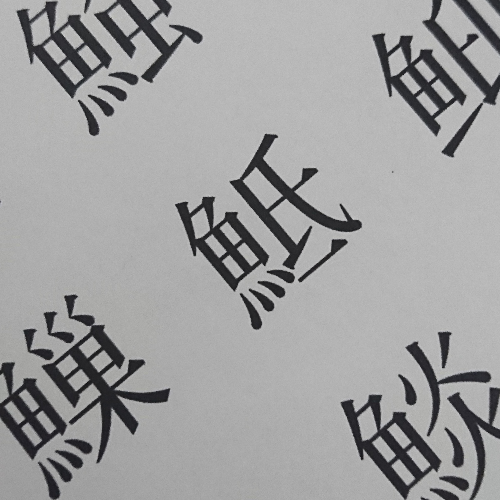
#> input picture img/query/img_camera1.png, 500 x 500 px
$ python pattern_matching.py
#> lines starting #> are read from the running program, lines starting #| are printed output that depends on the picture
#!/usr/bin/env python3
# -*- coding: utf-8 -*-

import time
import cv2
import math
from PIL import Image
import statistics
import collections
import numpy as np
from matplotlib import pyplot as plt
import os

# 上位のキーポイントの相対関係を全て調べて多数決を取ることでノイズに強くする
def vote_point(query_kp, map_kp, point_num):

    # 点i, jの相対角度と相対長さを格納する配列
    deg_cand = np.zeros((point_num, point_num))
    len_cand = np.zeros((point_num, point_num))

    # 全ての点のサイズ比，相対角度を求める
    for i in range(point_num):
        for j in range(i+1, point_num):
            # クエリ画像から特徴点間の角度と距離を計算
            q_x1, q_y1 = query_kp[i].pt
            q_x2, q_y2 = query_kp[j].pt
            q_deg = math.atan2(q_y2 - q_y1, q_x2 - q_x1) * 180 / math.pi
            q_len = math.sqrt((q_x2 - q_x1) ** 2 + (q_y2 - q_y1) ** 2)

            # マップ画像から特徴点間の角度と距離を計算
            m_x1, m_y1 = map_kp[i].pt
            m_x2, m_y2 = map_kp[j].pt
            m_deg = math.atan2(m_y2 - m_y1, m_x2 - m_x1) * 180 / math.pi
            m_len = math.sqrt((m_x2 - m_x1) ** 2 + (m_y2 - m_y1) ** 2)

            #print(q_x1, q_y1, q_x2, q_y2, q_deg, q_len)
            #print(m_x1, m_y1, m_x2, m_y2, m_deg, m_len)

            # 2つの画像の相対角度と距離
            deg_value = q_deg - m_deg
            if deg_value < 0:
                deg_value += 360
            if m_len <= 0:
                continue
            size_rate = q_len/m_len

            deg_cand[i][j] = deg_value
            deg_cand[j][i] = deg_value
            len_cand[i][j] = size_rate
            len_cand[j][i] = size_rate

    # print(deg_cand)
    # print(len_cand)

    # 多数決を取る
    # ある点iについて，j, kとの相対関係が一致するかを各jについて調べる
    cand_count = np.zeros((point_num, point_num))
    size_range_min = 0.3  # 明らかに違う比率の結果を弾く重要パラメータ
    size_range_max = 3  # 明らかに違う比率の結果を弾く重要パラメータ
    dif_range = 0.05  # 重要パラメータ

    for i in range(len(deg_cand)):
        for j in range(len(deg_cand)):
            # 明らかに違う比率の結果を弾く
            if len_cand[i][j] < size_range_min or len_cand[i][j] > size_range_max:
                    continue

            for k in range(len(deg_cand)):
                # 明らかに違う比率の結果を弾く
                if len_cand[i][k] < size_range_min or len_cand[i][k] > size_range_max:
                    continue

                # 誤差がある範囲以下の値なら同じ値とみなす
                deg_dif = np.abs(deg_cand[i][k] - deg_cand[i][j])
                size_dif = np.abs(len_cand[i][k] - len_cand[i][j])
                if deg_dif <= deg_cand[i][j]*dif_range and size_dif <= len_cand[i][j]*dif_range:
                    cand_count[i][j] += 1

    # print(cand_count)

    # どの2点も同じ相対関係になかった場合
    if np.max(cand_count) <= 1:
        print("[error] no matching point pair")
        return None, None, None, None

    # もっとも多く相対関係が一致する2点を取ってくる
    maxidx = np.unravel_index(np.argmax(cand_count), cand_count.shape)
    deg_value = deg_cand[maxidx]
    size_rate = len_cand[maxidx]

    return deg_value, size_rate, maxidx[0], maxidx[1]


# 最終的な描画関数
def draw_final(result_img, m_xcenter, m_ycenter, deg_value, width_query):
    # 中心点の描画
    cv2.circle(result_img, (int(m_xcenter) + width_query, int(m_ycenter)), 20, color=(0, 0, 255), thickness=-1)

    # 向きの計算，矢印描画
    deg_front = - deg_value * math.pi / 180 - math.pi/2
    q_xfront = m_xcenter + 200 * math.cos(deg_front)
    q_yfront = m_ycenter + 200 * math.sin(deg_front)
    cv2.arrowedLine(result_img, (int(m_xcenter) + width_query, int(m_ycenter)),
                    (int(q_xfront) + width_query, int(q_yfront)), color=(255, 0, 0), thickness=15)

    final_img = cv2.cvtColor(result_img, cv2.COLOR_BGR2RGB)
    plt.imshow(final_img)
    plt.show()


def main():
    print("----------matching start----------")
    time_start = time.time()
    akaze = cv2.AKAZE_create()
    #akaze = cv2.ORB_create()

    # query = カメラ画像
    # map = マップ

    # gamma補正の関数
    gamma = 1.8
    gamma_cvt = np.zeros((256,1),dtype = 'uint8')
    for i in range(256):
        gamma_cvt[i][0] = 255 * (float(i)/255) ** (1.0/gamma)

    # 画像の拡大，縮小の割合(重要パラメータ)
    expand_query = 0.5
    expand_map = 2

    # クエリ画像を読み込んで特徴量計算
    query_img = cv2.imread('./img/query/img_camera1.png', 0)
#> query_img: shape (500, 500); min 17, max 209, mean 158.5
    query_img = cv2.LUT(query_img, gamma_cvt)
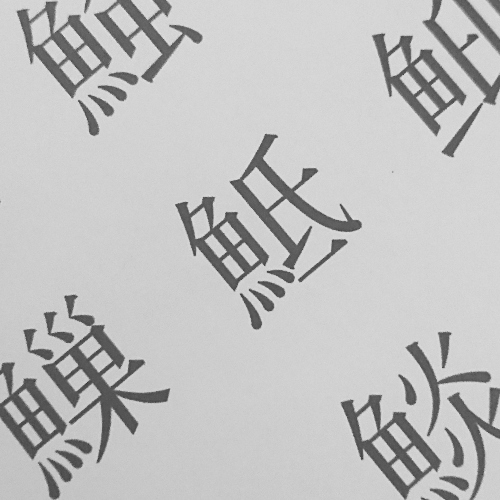
#> query_img: shape (500, 500); min 56, max 228, mean 192
    # cv2.imwrite('./log/input_img.png', query_img)
    query_img = cv2.resize(query_img, (int(query_img.shape[1] * expand_query),
                           int(query_img.shape[0] * expand_query)))
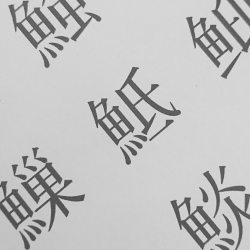
#> query_img: shape (250, 250); min 72, max 220, mean 192.1
    height_query, width_query = query_img.shape[:2]
#> height_query = 250; width_query = 250
    kp_query, des_query = akaze.detectAndCompute(query_img, None)
#> kp_query = 193 keypoints; strongest (x, y, size): (187, 201, 5.7), (154, 86, 5.7), (103, 102, 5.7), (205, 197, 5.7)
    # print('[time] feature calculation query: ', time.time() - time_start)

    # マップ画像を読み込んで特徴量計算
    map_img = cv2.imread('./img/map/field.png', 0)
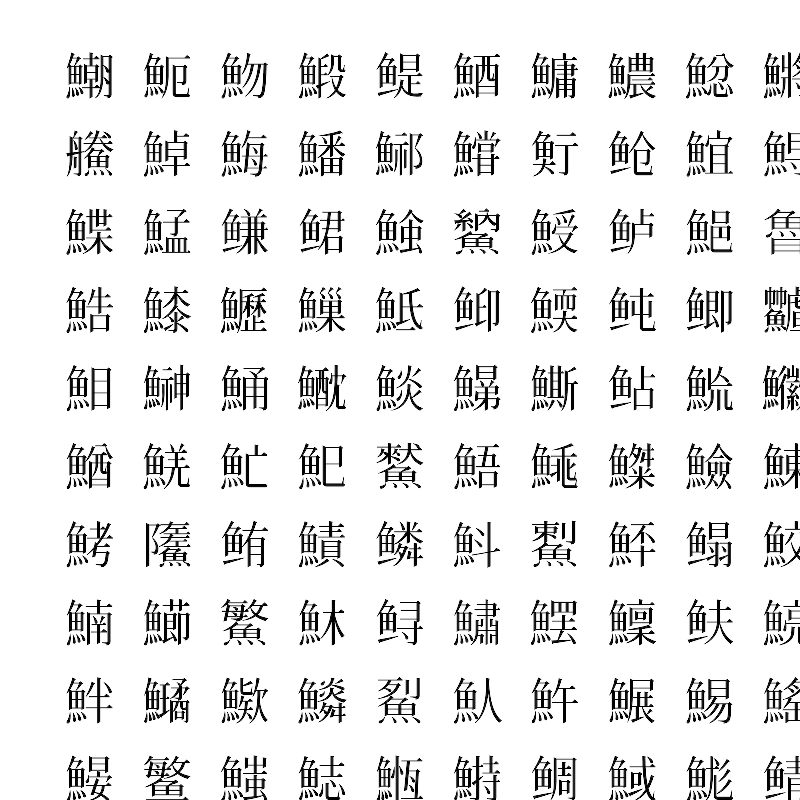
#> input picture img/map/field.png, 800 x 800 px
#> map_img is the input picture: shape (800, 800); min 0, max 255, mean 230.3
    map_img = cv2.resize(map_img, (int(map_img.shape[1] * expand_map),
                            int(map_img.shape[0] * expand_map)))
#> map_img: shape (1600, 1600)
    height_map, width_map = map_img.shape[:2]
#> height_map = 1600; width_map = 1600
    # cv2.imwrite('./log/fig/sample_img.png', sample_img)
    kp_map, des_map = akaze.detectAndCompute(map_img, None)
#> kp_map = 12566 keypoints; strongest (x, y, size): (1303, 950, 5.7), (1105, 326, 5.7), (1089, 898, 5.7), (373, 1208, 5.7)
    # print('[time] feature calculation map: ', time.time() - time_start)

    # 特徴量マッチング実行，k近傍法
    bf = cv2.BFMatcher()
    matches = bf.knnMatch(des_query, des_map, k=2)
#> matches = 193 matches
    print('[time] feature matching: ', time.time() - time_start)

    # マッチング精度が高いもののみ抽出
    ratio = 0.8  # 重要パラメータ
    good = []
    for m, n in matches:
        if m.distance < ratio * n.distance:
            good.append([m])
#> after the loop, good = 19 matches

    # 対応点が１個以下なら相対関係を求められないのでNoneを返す
    if len(good) <= 1:
        print("[error] can't detect matching feature point")
        return None, None, None

    # 精度が高かったもののうちスコアが高いものから指定個取り出す
    good = sorted(good, key=lambda x: x[0].distance)
    print("valid point number: ", len(good))  # これがあまりに多すぎたり少なすぎたりする場合はパラメータを変える
#| valid point number:  19
    point_num = 20  # 上位何個の点をマッチングに使うか（重要パラメータ）
    if len(good) < point_num:
        point_num = len(good)  # もし20個なかったら全て使う
#> point_num = 19

    # マッチング結果の描画
    result_img = cv2.drawMatchesKnn(query_img, kp_query, map_img, kp_map, good[:point_num], None, flags=0)
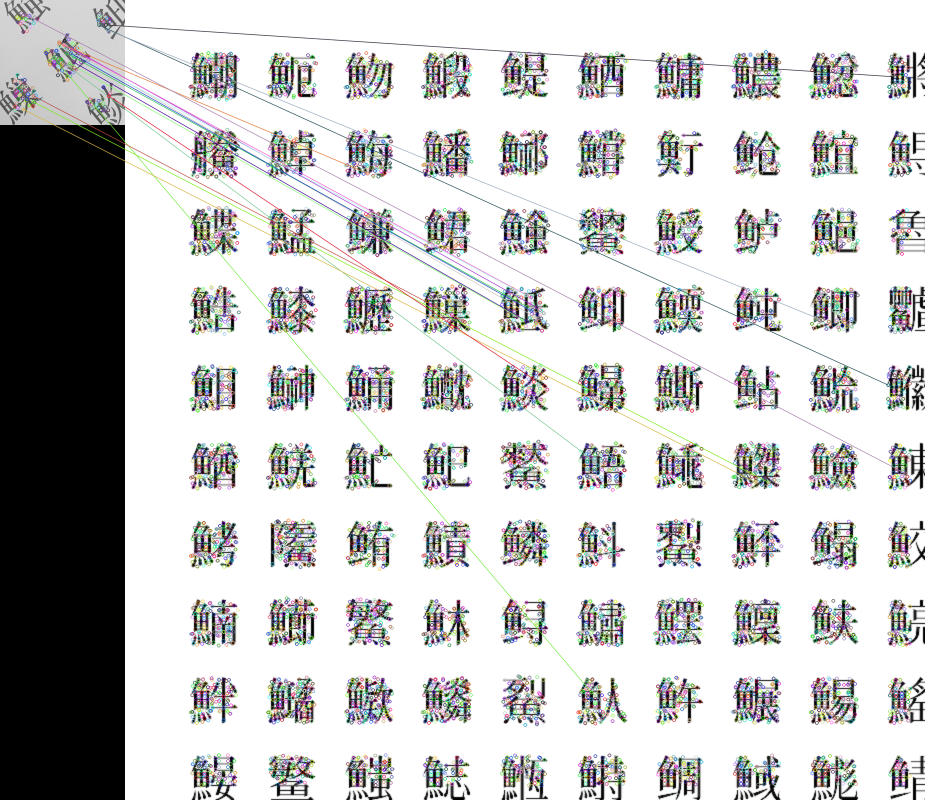
#> result_img: shape (1600, 1850, 3) (shown at 1/2 size); mean of channels 0, 1, 2 198, 198.3, 198.3; drawn as B, G, R
    img_matching = cv2.cvtColor(result_img, cv2.COLOR_BGR2RGB)
    plt.imshow(img_matching)
    plt.show()
    print('[time] draw mid result: ', time.time() - time_start)

    #------ これ以降位置と向きの計算 -------
    query_kp = []
    map_kp = []

    # 2つの画像で対応するキーポイントを抽出
    for p in good[:point_num]:
        query_kp.append(kp_query[p[0].queryIdx])
        map_kp.append(kp_map[p[0].trainIdx])
#> this loop made 19 passes
#> after the loop, map_kp = 19 keypoints; strongest (x, y, size): (803, 642, 8.1), (932, 1384, 5.7), (802, 590, 8.1), (812, 595, 8.1); query_kp = 19 keypoints; strongest (x, y, size): (119, 92, 5.7), (147, 124, 5.7), (52, 29, 4.8), (128, 90, 5.7)

    # 投票によって２画像の相対角度，相対比率，もっとも一致度の高い点のペアが計算される
    deg_value, size_rate, m1, m2 = vote_point(query_kp, map_kp, point_num)
#> the loop in vote_point, `for i in range(len(deg_cand)):` made 19 passes
#> in vote_point, `maxidx = np.unravel_index(np.argmax(cand_count), cand_count.shape)`: maxidx = (4, 6)
#> in vote_point, `deg_value = deg_cand[maxidx]`: deg_value = 316.7
#> in vote_point, `size_rate = len_cand[maxidx]`: size_rate = 0.835
#> deg_value = 316.7; size_rate = 0.835; m1 = 4; m2 = 6
    if deg_value is None:
        return None, None, None

    # print(f"calcurated deg: {deg_value}, size_rate: {size_rate}")
    # print(f"two matching point index: {m1}, {m2}")
    # print('[time] point calculation: ', time.time() - time_start)

    # クエリ画像の1点目とクエリ画像の中心の相対的な関係
    q_x1, q_y1 = query_kp[m1].pt
#> q_x1 = 157.5; q_y1 = 109
    m_x1, m_y1 = map_kp[m1].pt
#> m_x1 = 824.6; m_y1 = 636.6
    q_xcenter = int(width_query/2)
#> q_xcenter = 125
    q_ycenter = int(height_query/2)
#> q_ycenter = 125
    q_center_deg = math.atan2(q_ycenter - q_y1, q_xcenter - q_x1) * 180 / math.pi
#> q_center_deg = 153.8
    q_center_len = math.sqrt((q_xcenter - q_x1) ** 2 + (q_ycenter - q_y1) ** 2)
#> q_center_len = 36.25
    #print(q_xcenter, q_ycenter, q_center_deg, q_center_len)

    # 上の関係をマップ画像上のパラメータに変換
    m_center_deg = q_center_deg - deg_value
#> m_center_deg = -162.9
    m_center_len = q_center_len/size_rate
#> m_center_len = 43.39
    #print(t_center_deg, t_center_len)

    # 中心点のマップ画像上での位置
    m_center_rad = m_center_deg * math.pi / 180
#> m_center_rad = -2.84
    m_xcenter = m_x1 + m_center_len * math.cos(m_center_rad)
#> m_xcenter = 783.1
    m_ycenter = m_y1 + m_center_len * math.sin(m_center_rad)
#> m_ycenter = 623.9
    # print(m_center_rad, math.cos(m_center_rad), math.sin(m_center_rad), m_xcenter, m_ycenter)

    # 算出された値が正しい座標範囲に入っているかどうか
    if (m_xcenter < 0) or (m_xcenter > width_map):
        print("[error] invalid x value")
        return None, None, None
    if (m_ycenter < 0) or (m_ycenter > height_map):
        print("[error] invalid y value")
        return None, None, None
    if (deg_value < 0) or (deg_value > 360):
        print("[error] invalid deg value")
        return None, None, None

    x_current = int(m_xcenter/expand_map)
#> x_current = 391
    y_current = int(m_ycenter/expand_map)
#> y_current = 311
    drc_current = deg_value
#> drc_current = 316.7

    print('*****detection scceeded!*****')
    print('[time] final time: {:.4f} (s)'.format(time.time() - time_start))
    print("final output score-> x: {}, y: {}, drc: {:.2f}°".format(x_current, y_current, drc_current))
#| final output score-> x: 391, y: 311, drc: 316.75°

    # 中心点描画
    draw_final(result_img, m_xcenter, m_ycenter, deg_value, width_query)
#> in draw_final, `deg_front = - deg_value * math.pi / 180 - math.pi/2`: deg_front = -7.1
#> in draw_final, `q_xfront = m_xcenter + 200 * math.cos(deg_front)`: q_xfront = 920.2
#> in draw_final, `q_yfront = m_ycenter + 200 * math.sin(deg_front)`: q_yfront = 478.2
#> in draw_final, `cv2.arrowedLine(result_img, (int(m_xcenter) + width_query, int(m_ycent..`:
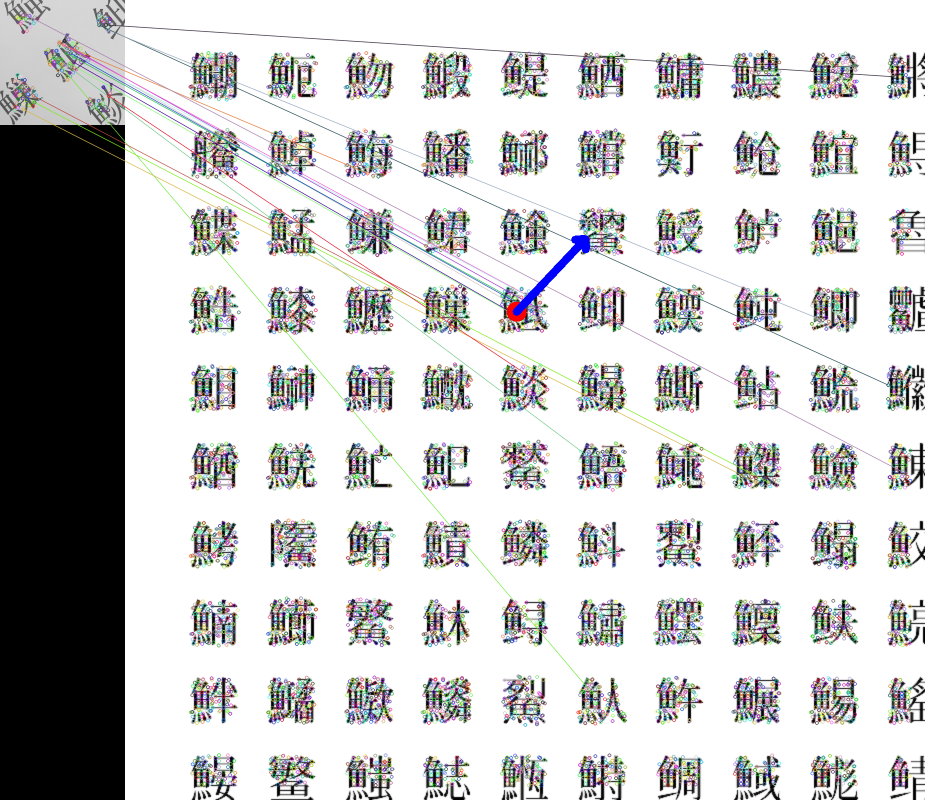
#> result_img: shape (1600, 1850, 3) (shown at 1/2 size); mean of channels 0, 1, 2 198, 198, 198; drawn as B, G, R
    return x_current, y_current, drc_current


if __name__ == "__main__":
    x_current, y_current, drc_current = main()
#> x_current = 391; y_current = 311; drc_current = 316.7
